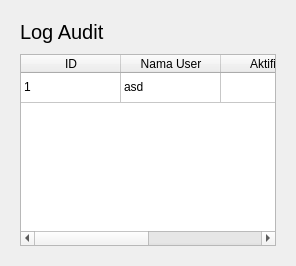
                <widget class="QWidget" name="auditTablePage">
                 <property name="sizePolicy">
                  <sizepolicy hsizetype="Expanding" vsizetype="Expanding">
                   <horstretch>0</horstretch>
                   <verstretch>0</verstretch>
                  </sizepolicy>
                 </property>
                 <layout class="QVBoxLayout" name="verticalLayout_19">
                  <item alignment="Qt::AlignTop">
                   <widget class="QWidget" name="auditData" native="true">
                    <property name="sizePolicy">
                     <sizepolicy hsizetype="Expanding" vsizetype="Expanding">
                      <horstretch>0</horstretch>
                      <verstretch>0</verstretch>
                     </sizepolicy>
                    </property>
                    <layout class="QVBoxLayout" name="verticalLayout_13">
                     <property name="spacing">
                      <number>10</number>
                     </property>
                     <item>
                      <widget class="QLabel" name="auditLabel">
                       <property name="font">
                        <font>
                         <pointsize>15</pointsize>
                        </font>
                       </property>
                       <property name="text">
                        <string>Log Audit</string>
                       </property>
                      </widget>
                     </item>
                     <item>
                      <widget class="QTableWidget" name="auditTable">
                       <property name="sizePolicy">
                        <sizepolicy hsizetype="Expanding" vsizetype="Preferred">
                         <horstretch>0</horstretch>
                         <verstretch>0</verstretch>
                        </sizepolicy>
                       </property>
                       <property name="cursor" stdset="0">
                        <cursorShape>PointingHandCursor</cursorShape>
                       </property>
                       <attribute name="horizontalHeaderStretchLastSection">
                        <bool>true</bool>
                       </attribute>
                       <attribute name="verticalHeaderVisible">
                        <bool>false</bool>
                       </attribute>
                       <row>
                        <property name="text">
                         <string>New Row</string>
                        </property>
                       </row>
                       <column>
                        <property name="text">
                         <string>ID</string>
                        </property>
                       </column>
                       <column>
                        <property name="text">
                         <string>Nama User</string>
                        </property>
                       </column>
                       <column>
                        <property name="text">
                         <string>Aktifitas</string>
                        </property>
                       </column>
                       <column>
                        <property name="text">
                         <string>Timestamp</string>
                        </property>
                       </column>
                       <item row="0" column="0">
                        <property name="text">
                         <string>1</string>
                        </property>
                       </item>
                       <item row="0" column="1">
                        <property name="text">
                         <string>asd</string>
                        </property>
                       </item>
                      </widget>
                     </item>
                    </layout>
                   </widget>
                  </item>
                 </layout>
                </widget>
